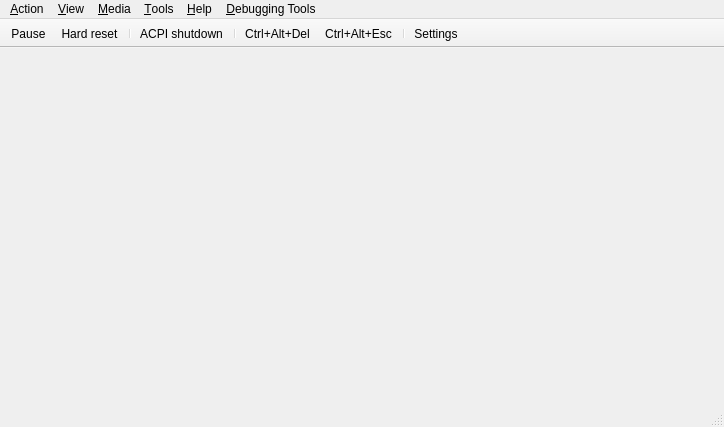
<?xml version="1.0" encoding="UTF-8"?>
<ui version="4.0">
 <class>MainWindow</class>
 <widget class="QMainWindow" name="MainWindow">
  <property name="geometry">
   <rect>
    <x>0</x>
    <y>0</y>
    <width>724</width>
    <height>427</height>
   </rect>
  </property>
  <property name="windowTitle">
   <string>86Box</string>
  </property>
  <widget class="QWidget" name="centralwidget">
   <property name="sizePolicy">
    <sizepolicy hsizetype="Expanding" vsizetype="Expanding">
     <horstretch>0</horstretch>
     <verstretch>0</verstretch>
    </sizepolicy>
   </property>
   <layout class="QVBoxLayout" name="verticalLayout">
    <property name="spacing">
     <number>0</number>
    </property>
    <property name="leftMargin">
     <number>0</number>
    </property>
    <property name="topMargin">
     <number>0</number>
    </property>
    <property name="rightMargin">
     <number>0</number>
    </property>
    <property name="bottomMargin">
     <number>0</number>
    </property>
    <item>
     <widget class="RendererStack" name="stackedWidget">
      <property name="sizePolicy">
       <sizepolicy hsizetype="Expanding" vsizetype="Expanding">
        <horstretch>0</horstretch>
        <verstretch>0</verstretch>
       </sizepolicy>
      </property>
     </widget>
    </item>
   </layout>
  </widget>
  <widget class="QMenuBar" name="menubar">
   <property name="geometry">
    <rect>
     <x>0</x>
     <y>0</y>
     <width>724</width>
     <height>21</height>
    </rect>
   </property>
   <widget class="QMenu" name="menuAction">
    <property name="title">
     <string>&amp;Action</string>
    </property>
    <widget class="QMenu" name="menuTablet_tool">
     <property name="title">
      <string>&amp;Tablet tool</string>
     </property>
     <addaction name="actionPen"/>
     <addaction name="actionCursor_Puck"/>
    </widget>
    <addaction name="menuTablet_tool"/>
    <addaction name="separator"/>
    <addaction name="actionKeyboard_requires_capture"/>
    <addaction name="actionRight_CTRL_is_left_ALT"/>
    <addaction name="separator"/>
    <addaction name="actionUpdate_mouse_every_CPU_frame"/>
    <addaction name="separator"/>
    <addaction name="actionAuto_pause"/>
    <addaction name="actionPause"/>
    <addaction name="separator"/>
    <addaction name="actionHard_Reset"/>
    <addaction name="actionCtrl_Alt_Del"/>
    <addaction name="separator"/>
    <addaction name="actionCtrl_Alt_Esc"/>
    <addaction name="separator"/>
    <addaction name="actionExit"/>
   </widget>
   <widget class="QMenu" name="menuTools">
    <property name="title">
     <string>&amp;Tools</string>
    </property>
    <widget class="QMenu" name="menuSound">
     <property name="title">
      <string>S&amp;ound</string>
     </property>
     <addaction name="actionMute_Unmute"/>
     <addaction name="separator"/>
     <addaction name="actionSound_gain"/>
    </widget>
    <addaction name="actionSettings"/>
    <addaction name="actionUpdate_status_bar_icons"/>
    <addaction name="separator"/>
    <addaction name="actionEnable_Discord_integration"/>
    <addaction name="separator"/>
    <addaction name="actionTake_screenshot"/>
    <addaction name="menuSound"/>
    <addaction name="separator"/>
    <addaction name="actionPreferences"/>
    <addaction name="separator"/>
    <addaction name="actionBegin_trace"/>
    <addaction name="actionEnd_trace"/>
    <addaction name="separator"/>
    <addaction name="actionMCA_devices"/>
    <addaction name="separator"/>
    <addaction name="actionOpen_printer_tray"/>
    <addaction name="actionOpen_screenshots_folder"/>
   </widget>
   <widget class="QMenu" name="menuView">
    <property name="title">
     <string>&amp;View</string>
    </property>
    <widget class="QMenu" name="menuRenderer">
     <property name="title">
      <string>Re&amp;nderer</string>
     </property>
     <addaction name="actionSoftware_Renderer"/>
     <addaction name="actionOpenGL_3_0_Core"/>
     <addaction name="actionVulkan"/>
     <addaction name="actionVNC"/>
    </widget>
    <widget class="QMenu" name="menuWindow_scale_factor">
     <property name="title">
      <string>&amp;Window scale factor</string>
     </property>
     <addaction name="action0_5x"/>
     <addaction name="action1x"/>
     <addaction name="action1_5x"/>
     <addaction name="action2x"/>
     <addaction name="action3x"/>
     <addaction name="action4x"/>
     <addaction name="action5x"/>
     <addaction name="action6x"/>
     <addaction name="action7x"/>
     <addaction name="action8x"/>
    </widget>
    <widget class="QMenu" name="menuFilter_method">
     <property name="title">
      <string>Fi&amp;lter method</string>
     </property>
     <addaction name="actionNearest"/>
     <addaction name="actionLinear"/>
    </widget>
    <widget class="QMenu" name="menuFullscreen_stretch_mode">
     <property name="title">
      <string>Fullscreen &amp;stretch mode</string>
     </property>
     <addaction name="actionFullScreen_stretch"/>
     <addaction name="actionFullScreen_43"/>
     <addaction name="actionFullScreen_keepRatio"/>
     <addaction name="actionFullScreen_int"/>
     <addaction name="actionFullScreen_int43"/>
    </widget>
    <widget class="QMenu" name="menuEGA_S_VGA_settings">
     <property name="title">
      <string>EGA/(S)&amp;VGA settings</string>
     </property>
     <widget class="QMenu" name="menuVGA_screen_type">
      <property name="title">
       <string>VGA screen &amp;type</string>
      </property>
      <addaction name="actionRGB_Color"/>
      <addaction name="actionRGB_Grayscale"/>
      <addaction name="actionAmber_monitor"/>
      <addaction name="actionGreen_monitor"/>
      <addaction name="actionWhite_monitor"/>
     </widget>
     <widget class="QMenu" name="menuGrayscale_conversion_type">
      <property name="title">
       <string>Grayscale &amp;conversion type</string>
      </property>
      <addaction name="actionBT601_NTSC_PAL"/>
      <addaction name="actionBT709_HDTV"/>
      <addaction name="actionAverage"/>
     </widget>
     <addaction name="actionInverted_VGA_monitor"/>
     <addaction name="menuVGA_screen_type"/>
     <addaction name="menuGrayscale_conversion_type"/>
    </widget>
    <widget class="QMenu" name="menuOpenGL_input_stretch_mode">
     <property name="title">
      <string>OpenGL input stretch mode</string>
     </property>
     <addaction name="action_Full_screen_stretch_gl"/>
     <addaction name="action_4_3_gl"/>
     <addaction name="action_Square_pixels_keep_ratio_gl"/>
     <addaction name="action_Integer_scale_gl"/>
     <addaction name="action4_3_Integer_scale_gl"/>
    </widget>
    <widget class="QMenu" name="menuOpenGL_input_scale">
     <property name="title">
      <string>OpenGL input scale</string>
     </property>
     <addaction name="action_0_5x_2"/>
     <addaction name="action_1x_2"/>
     <addaction name="action1_5x_2"/>
     <addaction name="action_2x_2"/>
     <addaction name="action_3x_2"/>
     <addaction name="action_4x_2"/>
     <addaction name="action_5x_2"/>
     <addaction name="action_6x_2"/>
     <addaction name="action_7x_2"/>
     <addaction name="action_8x_2"/>
    </widget>
    <addaction name="actionHide_tool_bar"/>
    <addaction name="actionHide_status_bar"/>
    <addaction name="separator"/>
    <addaction name="actionShow_non_primary_monitors"/>
    <addaction name="actionResizable_window"/>
    <addaction name="actionRemember_size_and_position"/>
    <addaction name="separator"/>
    <addaction name="menuRenderer"/>
    <addaction name="actionRenderer_options"/>
    <addaction name="menuOpenGL_input_stretch_mode"/>
    <addaction name="menuOpenGL_input_scale"/>
    <addaction name="separator"/>
    <addaction name="actionSpecify_dimensions"/>
    <addaction name="actionForce_4_3_display_ratio"/>
    <addaction name="menuWindow_scale_factor"/>
    <addaction name="menuFilter_method"/>
    <addaction name="actionHiDPI_scaling"/>
    <addaction name="separator"/>
    <addaction name="actionFullscreen"/>
    <addaction name="menuFullscreen_stretch_mode"/>
    <addaction name="actionApply_fullscreen_stretch_mode_when_maximized"/>
    <addaction name="actionCGA_composite_settings"/>
    <addaction name="menuEGA_S_VGA_settings"/>
    <addaction name="separator"/>
    <addaction name="actionCGA_PCjr_Tandy_EGA_S_VGA_overscan"/>
    <addaction name="actionChange_contrast_for_monochrome_display"/>
   </widget>
   <widget class="QMenu" name="menuMedia">
    <property name="title">
     <string>&amp;Media</string>
    </property>
   </widget>
   <widget class="QMenu" name="menuAbout">
    <property name="title">
     <string>&amp;Help</string>
    </property>
    <addaction name="actionDocumentation"/>
    <addaction name="actionAbout_86Box"/>
    <addaction name="actionAbout_Qt"/>
   </widget>
   <widget class="QMenu" name="menuDebug">
    <property name="title">
      <string>&amp;Debugging Tools</string>
    </property>
    <addaction name="actionDebug_GPUDebug_VRAM"/>
    <addaction name="actionDebug_GPUDebug_VisualNv"/>
   </widget>
   <addaction name="menuAction"/>
   <addaction name="menuView"/>
   <addaction name="menuMedia"/>
   <addaction name="menuTools"/>
   <addaction name="menuAbout"/>
   <addaction name="menuDebug"/>
  </widget>
  <widget class="QStatusBar" name="statusbar"/>
  <widget class="QToolBar" name="toolBar">
   <property name="contextMenuPolicy">
    <enum>Qt::PreventContextMenu</enum>
   </property>
   <property name="windowTitle">
    <string notr="true">toolBar</string>
   </property>
   <property name="autoFillBackground">
    <bool>true</bool>
   </property>
   <property name="movable">
    <bool>false</bool>
   </property>
   <property name="allowedAreas">
    <set>Qt::TopToolBarArea</set>
   </property>
   <property name="iconSize">
    <size>
     <width>16</width>
     <height>16</height>
    </size>
   </property>
   <property name="toolButtonStyle">
    <enum>Qt::ToolButtonIconOnly</enum>
   </property>
   <property name="floatable">
    <bool>false</bool>
   </property>
   <attribute name="toolBarArea">
    <enum>TopToolBarArea</enum>
   </attribute>
   <attribute name="toolBarBreak">
    <bool>false</bool>
   </attribute>
   <addaction name="actionPause"/>
   <addaction name="actionHard_Reset"/>
   <addaction name="separator"/>
   <addaction name="actionACPI_Shutdown"/>
   <addaction name="separator"/>
   <addaction name="actionCtrl_Alt_Del"/>
   <addaction name="actionCtrl_Alt_Esc"/>
   <addaction name="separator"/>
   <addaction name="actionSettings"/>
  </widget>
  <action name="actionUpdate_mouse_every_CPU_frame">
   <property name="checkable">
    <bool>true</bool>
   </property>
   <property name="text">
    <string>&amp;Update mouse every CPU frame</string>
   </property>
  </action>
  <action name="actionAuto_pause">
   <property name="checkable">
    <bool>true</bool>
   </property>
   <property name="text">
    <string>&amp;Auto-pause on focus loss</string>
   </property>
  </action>
  <action name="actionKeyboard_requires_capture">
   <property name="checkable">
    <bool>true</bool>
   </property>
   <property name="text">
    <string>&amp;Keyboard requires capture</string>
   </property>
  </action>
  <action name="actionRight_CTRL_is_left_ALT">
   <property name="checkable">
    <bool>true</bool>
   </property>
   <property name="text">
    <string>&amp;Right CTRL is left ALT</string>
   </property>
  </action>
  <action name="actionHard_Reset">
   <property name="icon">
    <iconset resource="../qt_resources.qrc">
     <normaloff>:/menuicons/qt/icons/hard_reset.ico</normaloff>:/menuicons/qt/icons/hard_reset.ico</iconset>
   </property>
   <property name="text">
    <string>&amp;Hard reset</string>
   </property>
   <property name="iconVisibleInMenu">
    <bool>false</bool>
   </property>
  </action>
  <action name="actionCtrl_Alt_Del">
   <property name="icon">
    <iconset resource="../qt_resources.qrc">
     <normaloff>:/menuicons/qt/icons/send_cad.ico</normaloff>:/menuicons/qt/icons/send_cad.ico</iconset>
   </property>
   <property name="text">
    <string>&amp;Ctrl+Alt+Del</string>
   </property>
   <property name="toolTip">
    <string>Ctrl+Alt+Del</string>
   </property>
   <property name="shortcut">
    <string>Ctrl+F12</string>
   </property>
   <property name="iconVisibleInMenu">
    <bool>false</bool>
   </property>
   <property name="shortcutVisibleInContextMenu">
    <bool>false</bool>
   </property>
  </action>
  <action name="actionCtrl_Alt_Esc">
   <property name="icon">
    <iconset resource="../qt_resources.qrc">
     <normaloff>:/menuicons/qt/icons/send_cae.ico</normaloff>:/menuicons/qt/icons/send_cae.ico</iconset>
   </property>
   <property name="text">
    <string>Ctrl+Alt+&amp;Esc</string>
   </property>
   <property name="iconVisibleInMenu">
    <bool>false</bool>
   </property>
  </action>
  <action name="actionPause">
   <property name="icon">
    <iconset resource="../qt_resources.qrc">
     <normaloff>:/menuicons/qt/icons/pause.ico</normaloff>:/menuicons/qt/icons/pause.ico</iconset>
   </property>
   <property name="text">
    <string>&amp;Pause</string>
   </property>
   <property name="iconVisibleInMenu">
    <bool>false</bool>
   </property>
  </action>
  <action name="actionExit">
   <property name="text">
    <string>E&amp;xit</string>
   </property>
   <property name="menuRole">
    <enum>QAction::QuitRole</enum>
   </property>
  </action>
  <action name="actionSettings">
   <property name="icon">
    <iconset resource="../qt_resources.qrc">
     <normaloff>:/menuicons/qt/icons/settings.ico</normaloff>:/menuicons/qt/icons/settings.ico</iconset>
   </property>
   <property name="text">
    <string>&amp;Settings...</string>
   </property>
   <property name="menuRole">
    <enum>QAction::NoRole</enum>
   </property>
   <property name="iconVisibleInMenu">
    <bool>false</bool>
   </property>
  </action>
  <action name="actionFullscreen">
   <property name="text">
    <string>&amp;Fullscreen</string>
   </property>
   <property name="shortcut">
    <string>Ctrl+Alt+PgUp</string>
   </property>
  </action>
  <action name="actionSoftware_Renderer">
   <property name="checkable">
    <bool>true</bool>
   </property>
   <property name="text">
    <string>&amp;Qt (Software)</string>
   </property>
   <property name="vid_api" stdset="0">
    <number>0</number>
   </property>
  </action>
  <action name="actionHide_status_bar">
   <property name="checkable">
    <bool>true</bool>
   </property>
   <property name="text">
    <string>&amp;Hide status bar</string>
   </property>
  </action>
  <action name="actionResizable_window">
   <property name="checkable">
    <bool>true</bool>
   </property>
   <property name="text">
    <string>&amp;Resizeable window</string>
   </property>
  </action>
  <action name="actionRemember_size_and_position">
   <property name="checkable">
    <bool>true</bool>
   </property>
   <property name="text">
    <string>R&amp;emember size &amp;&amp; position</string>
   </property>
  </action>
  <action name="actionSpecify_dimensions">
   <property name="text">
    <string>Specify &amp;dimensions...</string>
   </property>
  </action>
  <action name="actionForce_4_3_display_ratio">
   <property name="checkable">
    <bool>true</bool>
   </property>
   <property name="text">
    <string>Force &amp;4:3 display ratio</string>
   </property>
  </action>
  <action name="actionHiDPI_scaling">
   <property name="checkable">
    <bool>true</bool>
   </property>
   <property name="text">
    <string>Hi&amp;DPI scaling</string>
   </property>
  </action>
  <action name="actionCGA_PCjr_Tandy_EGA_S_VGA_overscan">
   <property name="checkable">
    <bool>true</bool>
   </property>
   <property name="text">
    <string>CGA/PCjr/Tandy/E&amp;GA/(S)VGA overscan</string>
   </property>
  </action>
  <action name="actionChange_contrast_for_monochrome_display">
   <property name="checkable">
    <bool>true</bool>
   </property>
   <property name="text">
    <string>Change contrast for &amp;monochrome display</string>
   </property>
  </action>
  <action name="action0_5x">
   <property name="checkable">
    <bool>true</bool>
   </property>
   <property name="text">
    <string>&amp;0.5x</string>
   </property>
  </action>
  <action name="action1x">
   <property name="checkable">
    <bool>true</bool>
   </property>
   <property name="text">
    <string>&amp;1x</string>
   </property>
  </action>
  <action name="action1_5x">
   <property name="checkable">
    <bool>true</bool>
   </property>
   <property name="text">
    <string>1.&amp;5x</string>
   </property>
  </action>
  <action name="action2x">
   <property name="checkable">
    <bool>true</bool>
   </property>
   <property name="text">
    <string>&amp;2x</string>
   </property>
  </action>
  <action name="action3x">
   <property name="checkable">
    <bool>true</bool>
   </property>
   <property name="text">
    <string>&amp;3x</string>
   </property>
  </action>
  <action name="action4x">
   <property name="checkable">
    <bool>true</bool>
   </property>
   <property name="text">
    <string>&amp;4x</string>
   </property>
  </action>
  <action name="action5x">
   <property name="checkable">
    <bool>true</bool>
   </property>
   <property name="text">
    <string>&amp;5x</string>
   </property>
  </action>
  <action name="action6x">
   <property name="checkable">
    <bool>true</bool>
   </property>
   <property name="text">
    <string>&amp;6x</string>
   </property>
  </action>
  <action name="action7x">
   <property name="checkable">
    <bool>true</bool>
   </property>
   <property name="text">
    <string>&amp;7x</string>
   </property>
  </action>
  <action name="action8x">
   <property name="checkable">
    <bool>true</bool>
   </property>
   <property name="text">
    <string>&amp;8x</string>
   </property>
  </action>
  <action name="actionNearest">
   <property name="checkable">
    <bool>true</bool>
   </property>
   <property name="text">
    <string>&amp;Nearest</string>
   </property>
  </action>
  <action name="actionLinear">
   <property name="checkable">
    <bool>true</bool>
   </property>
   <property name="text">
    <string>&amp;Linear</string>
   </property>
  </action>
  <action name="actionFullScreen_stretch">
   <property name="checkable">
    <bool>true</bool>
   </property>
   <property name="text">
    <string>&amp;Full screen stretch</string>
   </property>
  </action>
  <action name="actionFullScreen_43">
   <property name="checkable">
    <bool>true</bool>
   </property>
   <property name="text">
    <string>&amp;4:3</string>
   </property>
  </action>
  <action name="actionFullScreen_keepRatio">
   <property name="checkable">
    <bool>true</bool>
   </property>
   <property name="text">
    <string>&amp;Square pixels (Keep ratio)</string>
   </property>
  </action>
  <action name="actionFullScreen_int">
   <property name="checkable">
    <bool>true</bool>
   </property>
   <property name="text">
    <string>&amp;Integer scale</string>
   </property>
  </action>
  <action name="actionFullScreen_int43">
   <property name="checkable">
    <bool>true</bool>
   </property>
   <property name="text">
    <string>4:&amp;3 Integer scale</string>
   </property>
  </action>
  <action name="actionInverted_VGA_monitor">
   <property name="checkable">
    <bool>true</bool>
   </property>
   <property name="text">
    <string>&amp;Inverted VGA monitor</string>
   </property>
  </action>
  <action name="actionRGB_Color">
   <property name="checkable">
    <bool>true</bool>
   </property>
   <property name="text">
    <string>RGB &amp;Color</string>
   </property>
  </action>
  <action name="actionRGB_Grayscale">
   <property name="checkable">
    <bool>true</bool>
   </property>
   <property name="text">
    <string>&amp;RGB Grayscale</string>
   </property>
  </action>
  <action name="actionAmber_monitor">
   <property name="checkable">
    <bool>true</bool>
   </property>
   <property name="text">
    <string>&amp;Amber monitor</string>
   </property>
  </action>
  <action name="actionGreen_monitor">
   <property name="checkable">
    <bool>true</bool>
   </property>
   <property name="text">
    <string>&amp;Green monitor</string>
   </property>
  </action>
  <action name="actionWhite_monitor">
   <property name="checkable">
    <bool>true</bool>
   </property>
   <property name="text">
    <string>&amp;White monitor</string>
   </property>
  </action>
  <action name="actionBT601_NTSC_PAL">
   <property name="checkable">
    <bool>true</bool>
   </property>
   <property name="text">
    <string>BT&amp;601 (NTSC/PAL)</string>
   </property>
  </action>
  <action name="actionBT709_HDTV">
   <property name="checkable">
    <bool>true</bool>
   </property>
   <property name="text">
    <string>BT&amp;709 (HDTV)</string>
   </property>
  </action>
  <action name="actionAverage">
   <property name="checkable">
    <bool>true</bool>
   </property>
   <property name="text">
    <string>&amp;Average</string>
   </property>
  </action>
  <action name="actionAbout_Qt">
   <property name="text">
    <string>About &amp;Qt</string>
   </property>
   <property name="visible">
    <bool>false</bool>
   </property>
   <property name="menuRole">
    <enum>QAction::AboutQtRole</enum>
   </property>
  </action>
  <action name="actionAbout_86Box">
   <property name="text">
    <string>&amp;About 86Box...</string>
   </property>
   <property name="menuRole">
    <enum>QAction::AboutRole</enum>
   </property>
  </action>
  <action name="actionDocumentation">
   <property name="text">
    <string>&amp;Documentation...</string>
   </property>
  </action>
  <action name="actionUpdate_status_bar_icons">
   <property name="checkable">
    <bool>true</bool>
   </property>
   <property name="text">
    <string>&amp;Update status bar icons</string>
   </property>
  </action>
  <action name="actionTake_screenshot">
   <property name="text">
    <string>Take s&amp;creenshot</string>
   </property>
   <property name="shortcut">
    <string>Ctrl+F11</string>
   </property>
   <property name="shortcutVisibleInContextMenu">
    <bool>false</bool>
   </property>
  </action>
  <action name="actionMute_Unmute">
   <property name="text">
    <string>&amp;Mute</string>
   </property>
  </action>
  <action name="actionSound_gain">
   <property name="text">
    <string>Sound &amp;gain...</string>
   </property>
  </action>
  <action name="actionOpenGL_3_0_Core">
   <property name="checkable">
    <bool>true</bool>
   </property>
   <property name="text">
    <string>Open&amp;GL (3.0 Core)</string>
   </property>
   <property name="vid_api" stdset="0">
    <number>1</number>
   </property>
  </action>
  <action name="actionPreferences">
   <property name="text">
    <string>&amp;Preferences...</string>
   </property>
   <property name="menuRole">
    <enum>QAction::PreferencesRole</enum>
   </property>
  </action>
  <action name="actionEnable_Discord_integration">
   <property name="checkable">
    <bool>true</bool>
   </property>
   <property name="text">
    <string>Enable &amp;Discord integration</string>
   </property>
  </action>
  <action name="actionHide_tool_bar">
   <property name="checkable">
    <bool>true</bool>
   </property>
   <property name="text">
    <string>Hide &amp;toolbar</string>
   </property>
   <property name="toolTip">
    <string>Hide tool bar</string>
   </property>
  </action>
  <action name="actionACPI_Shutdown">
   <property name="enabled">
    <bool>true</bool>
   </property>
   <property name="icon">
    <iconset resource="../qt_resources.qrc">
     <normaloff>:/menuicons/qt/icons/acpi_shutdown.ico</normaloff>:/menuicons/qt/icons/acpi_shutdown.ico</iconset>
   </property>
   <property name="text">
    <string>ACP&amp;I shutdown</string>
   </property>
   <property name="toolTip">
    <string>ACPI shutdown</string>
   </property>
   <property name="visible">
    <bool>true</bool>
   </property>
  </action>
  <action name="actionBegin_trace">
   <property name="text">
    <string>Begin trace</string>
   </property>
   <property name="shortcut">
    <string>Ctrl+T</string>
   </property>
   <property name="visible">
    <bool>false</bool>
   </property>
   <property name="shortcutVisibleInContextMenu">
    <bool>false</bool>
   </property>
  </action>
  <action name="actionEnd_trace">
   <property name="text">
    <string>End trace</string>
   </property>
   <property name="shortcut">
    <string>Ctrl+T</string>
   </property>
   <property name="visible">
    <bool>false</bool>
   </property>
   <property name="shortcutVisibleInContextMenu">
    <bool>false</bool>
   </property>
  </action>
  <action name="actionRenderer_options">
   <property name="text">
    <string>Renderer &amp;options...</string>
   </property>
   <property name="menuRole">
    <enum>QAction::NoRole</enum>
   </property>
  </action>
  <action name="actionVulkan">
   <property name="checkable">
    <bool>true</bool>
   </property>
   <property name="text">
    <string>&amp;Vulkan</string>
   </property>
   <property name="vid_api" stdset="0">
    <number>2</number>
   </property>
  </action>
  <action name="actionMCA_devices">
   <property name="text">
    <string>&amp;MCA devices...</string>
   </property>
  </action>
  <action name="actionShow_non_primary_monitors">
   <property name="checkable">
    <bool>true</bool>
   </property>
   <property name="text">
    <string>Show non-&amp;primary monitors</string>
   </property>
  </action>
  <action name="actionVNC">
   <property name="checkable">
    <bool>true</bool>
   </property>
   <property name="text">
    <string>&amp;VNC</string>
   </property>
   <property name="vid_api" stdset="0">
    <number>3</number>
   </property>
  </action>
  <action name="actionOpen_printer_tray">
   <property name="text">
    <string>Open p&amp;rinter tray...</string>
   </property>
  </action>
  <action name="actionOpen_screenshots_folder">
   <property name="text">
    <string>Open screenshots &amp;folder...</string>
   </property>
  </action>
  <action name="actionApply_fullscreen_stretch_mode_when_maximized">
   <property name="checkable">
    <bool>true</bool>
   </property>
   <property name="text">
    <string>Appl&amp;y fullscreen stretch mode when maximized</string>
   </property>
  </action>
  <action name="actionCursor_Puck">
   <property name="checkable">
    <bool>true</bool>
   </property>
   <property name="text">
    <string>&amp;Cursor/Puck</string>
   </property>
  </action>
  <action name="actionPen">
   <property name="checkable">
    <bool>true</bool>
   </property>
   <property name="text">
    <string>&amp;Pen</string>
   </property>
  </action>
  <action name="actionCGA_composite_settings">
   <property name="text">
    <string>&amp;CGA composite settings...</string>
</property>
  </action>
  <action name="actionDebug_GPUDebug_VRAM">
    <property name="text">
      <string>GPU Debug - VRAM Viewer</string>
    </property>
  </action>
  <action name="actionDebug_GPUDebug_VisualNv">
    <property name="text">
      <string>RIVA 128 Realtime Debugger</string>
    </property>
  </action>
  <action name="actionDebug_GPUDebug_VRAM">
    <property name="text">
      <string>GPU Debug - VRAM Viewer</string>
    </property>
  </action>
  <action name="actionDebug_GPUDebug_VisualNv">
    <property name="text">
      <string>RIVA 128 Realtime Debugger</string>
    </property>
  </action>
  <action name="action_Full_screen_stretch_gl">
   <property name="checkable">
    <bool>true</bool>
   </property>
   <property name="text">
    <string>&amp;Full screen stretch</string>
   </property>
  </action>
  <action name="action_4_3_gl">
   <property name="checkable">
    <bool>true</bool>
   </property>
   <property name="text">
    <string>&amp;4:3</string>
   </property>
  </action>
  <action name="action_Square_pixels_keep_ratio_gl">
   <property name="checkable">
    <bool>true</bool>
   </property>
   <property name="text">
    <string>&amp;Square pixels (Keep ratio)</string>
   </property>
  </action>
  <action name="action_Integer_scale_gl">
   <property name="checkable">
    <bool>true</bool>
   </property>
   <property name="text">
    <string>&amp;Integer scale</string>
   </property>
  </action>
  <action name="action4_3_Integer_scale_gl">
   <property name="checkable">
    <bool>true</bool>
   </property>
   <property name="text">
    <string>4:&amp;3 Integer scale</string>
   </property>
  </action>
  <action name="action_1x">
   <property name="checkable">
    <bool>true</bool>
   </property>
   <property name="text">
    <string>&amp;1x</string>
   </property>
  </action>
  <action name="action_0_5x_2">
   <property name="checkable">
    <bool>true</bool>
   </property>
   <property name="text">
    <string>&amp;0.5x</string>
   </property>
  </action>
  <action name="action_1x_2">
   <property name="checkable">
    <bool>true</bool>
   </property>
   <property name="text">
    <string>&amp;1x</string>
   </property>
  </action>
  <action name="action1_5x_2">
   <property name="checkable">
    <bool>true</bool>
   </property>
   <property name="text">
    <string>1.&amp;5x</string>
   </property>
  </action>
  <action name="action_2x_2">
   <property name="checkable">
    <bool>true</bool>
   </property>
   <property name="text">
    <string>&amp;2x</string>
   </property>
  </action>
  <action name="action_3x_2">
   <property name="checkable">
    <bool>true</bool>
   </property>
   <property name="text">
    <string>&amp;3x</string>
   </property>
  </action>
  <action name="action_4x_2">
   <property name="checkable">
    <bool>true</bool>
   </property>
   <property name="text">
    <string>&amp;4x</string>
   </property>
  </action>
  <action name="action_5x_2">
   <property name="checkable">
    <bool>true</bool>
   </property>
   <property name="text">
    <string>&amp;5x</string>
   </property>
  </action>
  <action name="action_6x_2">
   <property name="checkable">
    <bool>true</bool>
   </property>
   <property name="text">
    <string>&amp;6x</string>
   </property>
  </action>
  <action name="action_7x_2">
   <property name="checkable">
    <bool>true</bool>
   </property>
   <property name="text">
    <string>&amp;7x</string>
   </property>
  </action>
  <action name="action_8x_2">
   <property name="checkable">
    <bool>true</bool>
   </property>
   <property name="text">
    <string>&amp;8x</string>
   </property>
  </action>
  <action name="action_Full_screen_stretch_gl">
   <property name="checkable">
    <bool>true</bool>
   </property>
   <property name="text">
    <string>&amp;Full screen stretch</string>
   </property>
  </action>
  <action name="action_4_3_gl">
   <property name="checkable">
    <bool>true</bool>
   </property>
   <property name="text">
    <string>&amp;4:3</string>
   </property>
  </action>
  <action name="action_Square_pixels_keep_ratio_gl">
   <property name="checkable">
    <bool>true</bool>
   </property>
   <property name="text">
    <string>&amp;Square pixels (Keep ratio)</string>
   </property>
  </action>
  <action name="action_Integer_scale_gl">
   <property name="checkable">
    <bool>true</bool>
   </property>
   <property name="text">
    <string>&amp;Integer scale</string>
   </property>
  </action>
  <action name="action4_3_Integer_scale_gl">
   <property name="checkable">
    <bool>true</bool>
   </property>
   <property name="text">
    <string>4:&amp;3 Integer scale</string>
   </property>
  </action>
  <action name="action_1x">
   <property name="checkable">
    <bool>true</bool>
   </property>
   <property name="text">
    <string>&amp;1x</string>
   </property>
  </action>
 </widget>
 <customwidgets>
  <customwidget>
   <class>RendererStack</class>
   <extends>QStackedWidget</extends>
   <header>qt_rendererstack.hpp</header>
   <container>1</container>
  </customwidget>
 </customwidgets>
 <resources>
  <include location="../qt_resources.qrc"/>
 </resources>
 <connections/>
</ui>
